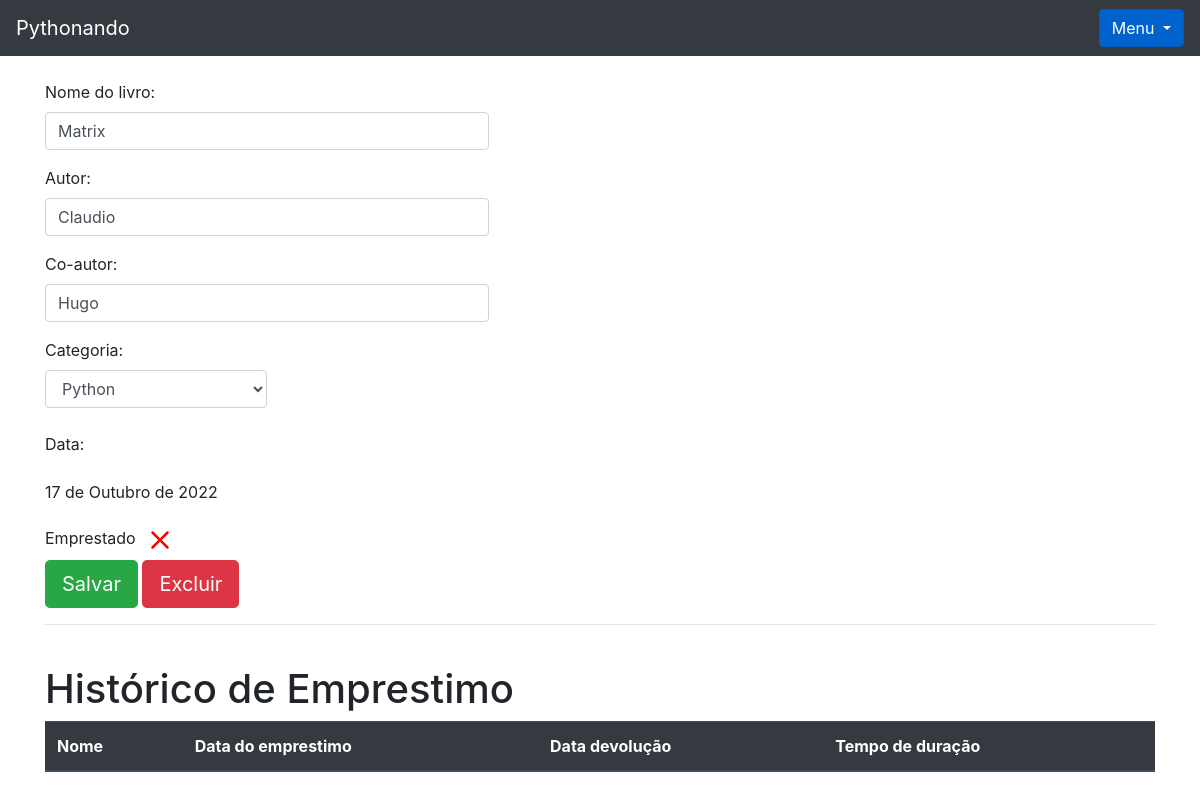
Screenshot of /livro/ver_livro/9 (signed in) with the database file from the repository.
### livro/models.py (models this page shows, shortened)
class Livros(models.Model):
    nome = models.CharField(max_length = 100)
    autor = models.CharField(max_length = 30)
    co_autor = models.CharField(max_length = 30, blank = True, null = True)
    data_cadastro = models.DateField(default = date.today)
    emprestado = models.BooleanField(default=False)
    categoria = models.ForeignKey(Categoria, on_delete=models.DO_NOTHING)
    usuario = models.ForeignKey(Usuario, on_delete=models.DO_NOTHING)
    class Meta:
        verbose_name = 'Livro'

### livro/views.py (the view)
# urls.py: path('ver_livro/<int:id>', views.ver_livros, name='ver_livros'),#url dinamica
def ver_livros(request, id):
    if request.session.get('usuario'):
        livro = Livros.objects.get(id = id)
        if request.session.get('usuario') == livro.usuario.id:
            usuario = Usuario.objects.get(id = request.session['usuario'])
            categoria_livro = Categoria.objects.filter(usuario = request.session.get('usuario'))
            emprestimos = Emprestimos.objects.filter(livro = livro)
            form = CadastroLivro()
            form.fields['usuario'].initial = request.session['usuario']
            form_categoria = CategoriaLivro()
            usuarios = Usuario.objects.all()
            livros_emprestar = Livros.objects.filter(usuario = usuario).filter(emprestado = False)
            livros_emprestados = Livros.objects.filter(usuario = usuario).filter(emprestado = True)
            return render(request, 'ver_livro.html', {'livro': livro,
                                                      'categoria_livro': categoria_livro, 'emprestimos': emprestimos,
                                                      'usuario_logado':request.session.get('usuario'), 'form': form,
                                                      'id_livro': id,
                                                      'form_categoria': form_categoria, 'usuarios': usuarios, 'livros_emprestar': livros_emprestar, 'livros_emprestados': livros_emprestados,})
        else:
            return HttpResponse('este livro nao é seu')
    return redirect('/auth/login/?status=2')

### livro/forms.py
class CadastroLivro(forms.ModelForm):
    class Meta:
        model = Livros
        fields = "__all__"
    def __init__(self, *args, **kwargs):
        super().__init__(*args, **kwargs)
        self.fields['usuario'].widget = forms.HiddenInput()

class CategoriaLivro(forms.Form):
    nome = forms.CharField(max_length=30)
    descricao = forms.CharField(max_length=60)
    def __init__(self, *args, **kwargs):
        super().__init__(*args, **kwargs)
        self.fields['descricao'].widget = forms.Textarea()

### livro/models.py (called while the page is built)
    def __str__(self) -> str:
        return self.nome

### livro/templates/ver_livro.html (shortened to what this page needs)
{% extends 'base.html' %}
{% load filtros %}
{% block 'conteudo' %}
<div class="container">
    <br>
      <p>
        <label>Nome do livro:</label>
        <input style="width: 40%;" class="form-control" type="texte" value="{{livro.nome}}" name="nome_livro">
      </p>
      <p>
        <label>Autor:</label>
        <input style="width: 40%;" class="form-control" type="texte" value="{{livro.autor}}" name="autor">
      </p>
      <p>
        <label>Co-autor:</label>
        <input style="width: 40%;" class="form-control" type="texte" value="{{livro.co_autor}}" name="co_autor">
      </p>
      <label>Categoria:</label>
      <select style="width: 20%;" class="form-control" name="categoria">
        {% for i in categoria_livro %}
          {% if livro.categoria.nome == i.nome %}
            <option selected>{{i}}</option>
          {% else %}
            <option>{{i}}</option>
          {% endif %}
        {% endfor %}
      </select>
      <br>
      <p>
        <label>Data:</label>
        <p>{{livro.data_cadastro}}</p>
      </p>
      <label>Emprestado</label>
      <br>
      <input type="submit" class="btn btn-success btn-lg" value="Salvar">
    <button type="button" class="btn btn-danger btn-lg" data-toggle="modal" data-target="#exampleModal2">
      Excluir
    </button>
    <hr>
    <br>
    <h1>Histórico de Emprestimo</h1>
    <table class="table table-striped table-dark">
      <thead>
        <tr>
          <th scope="col">Nome</th>
          <th scope="col">Data do emprestimo</th>
          <th scope="col">Data devolução</th>
          <th scope="col">Tempo de duração</th>
        </tr>
      </thead>
    </table>
    </div>
{% endblock %}

### rows the page displays
Livros: nome_livro "Matrix", autor "Claudio", co_autor "Hugo", data_cadastro "17 de Outubro de 2022"

### other values shown
form field categoria "Python"
